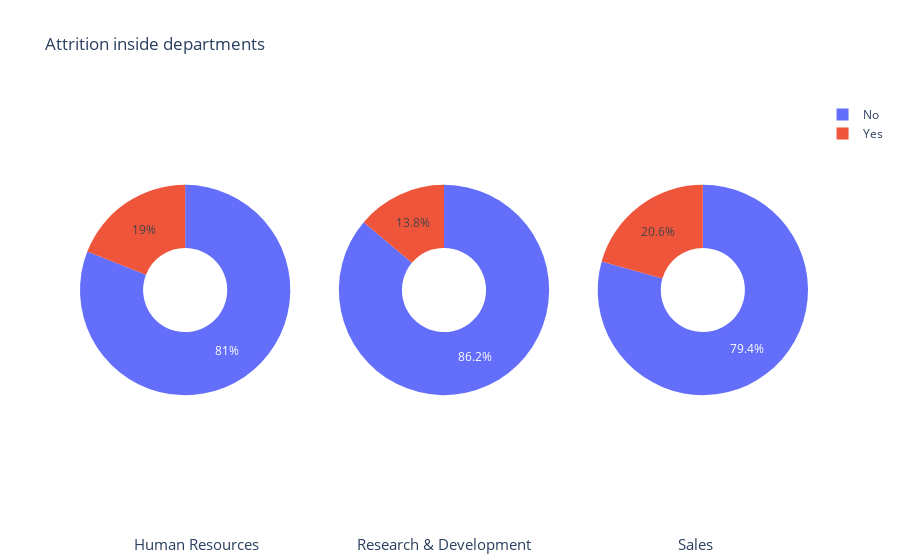

Notebook code for this chart:
### Markdown cell above
Essa comparação nos permite perceber dois departamentos em situações opostas. O departamento de P&D está no lado positivo da comparação: possui 65% do total de funcionários da empresa mas "apenas" 56% dos insatisfeitos. No lado negativo, temos Vendas, que se destaca muito mais no gráfico de atrição: nesse departamento trabalham 30% dos funcionários da empresa, mas ele representa quase 39% dos insatisfeitos.

### Code cell
dept_att = ibm.groupby('Department')['Attrition'].value_counts()
fig = make_subplots(rows=1, cols=3, specs=[[{'type':'domain'}, {'type':'domain'}, {'type':'domain'}]])
fig.add_trace(go.Pie(labels=['No', 'Yes'], values=[dept_att[0], dept_att[1]], name="HR"), 1, 1)
fig.add_trace(go.Pie(labels=['No', 'Yes'], values=[dept_att[2], dept_att[3]], name="R&D"), 1, 2)
fig.add_trace(go.Pie(labels=['No', 'Yes'], values=[dept_att[4], dept_att[5]], name="Sales"), 1, 3)
fig.update_traces(hole=0.4, hoverinfo="label+percent+name")
fig.update_layout(
    title_text="Attrition inside departments",
    annotations=[dict(text='Human Resources', x=0.072, y=-0.2, font_size=15, showarrow=False),
                 dict(text='Research & Development', x=0.5, y=-0.2, font_size=15, showarrow=False),
                 dict(text='Sales', x=0.872, y=-0.2, font_size=15, showarrow=False)])
fig.show()

### Figure 1 — Plotly figure (JSON) as saved in the notebook; plotly's stock layout.template omitted (floating-point values rounded to 4 significant figures)
{"data": [{"domain": {"x": [0, 0.2889], "y": [0, 1]}, "hole": 0.4, "hoverinfo": "label+percent+name", "labels": ["No", "Yes"], "name": "HR", "type": "pie", "values": [51, 12]}, {"domain": {"x": [0.3556, 0.6444], "y": [0, 1]}, "hole": 0.4, "hoverinfo": "label+percent+name", "labels": ["No", "Yes"], "name": "R&D", "type": "pie", "values": [828, 133]}, {"domain": {"x": [0.7111, 1], "y": [0, 1]}, "hole": 0.4, "hoverinfo": "label+percent+name", "labels": ["No", "Yes"], "name": "Sales", "type": "pie", "values": [354, 92]}], "layout": {"annotations": [{"font": {"size": 15}, "showarrow": false, "text": "Human Resources", "x": 0.072, "y": -0.2}, {"font": {"size": 15}, "showarrow": false, "text": "Research & Development", "x": 0.5, "y": -0.2}, {"font": {"size": 15}, "showarrow": false, "text": "Sales", "x": 0.872, "y": -0.2}], "title": {"text": "Attrition inside departments"}}}
